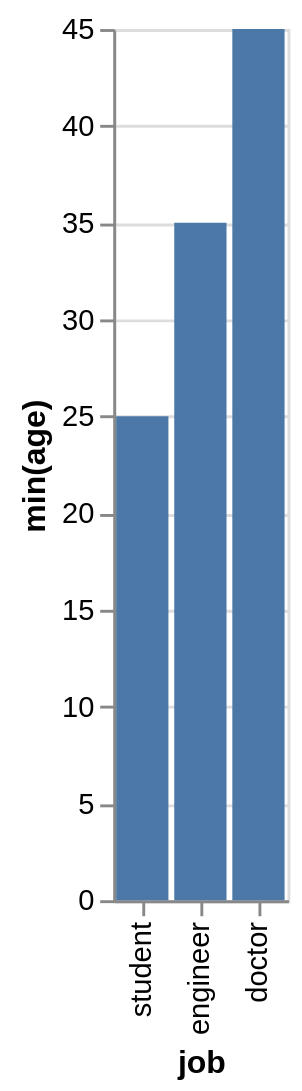

Vega-Lite specification for this chart:
### Vega-Lite specification from a JSON file in a GitHub repository (floating-point values rounded to 4 significant figures)
{"data": {"values": [{"x_data": "student", "y_data": 25}, {"x_data": "engineer", "y_data": 35}, {"x_data": "doctor", "y_data": 45}]}, "mark": "bar", "encoding": {"x": {"field": "x_data", "type": "nominal", "title": "job", "sort": {"op": "sum", "field": "y_data", "order": "ascending"}}, "y": {"field": "y_data", "type": "quantitative", "title": "min(age)"}}}
